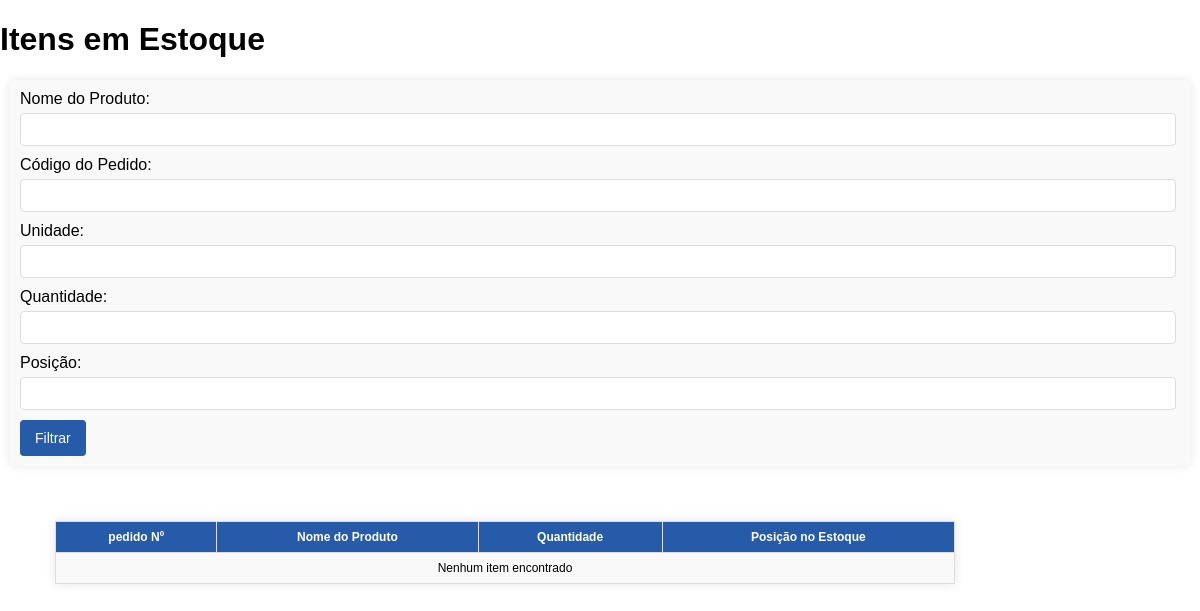
Before: /SENAI_LOGISTICA/home/movimentacao/inventario.php with the older database file.
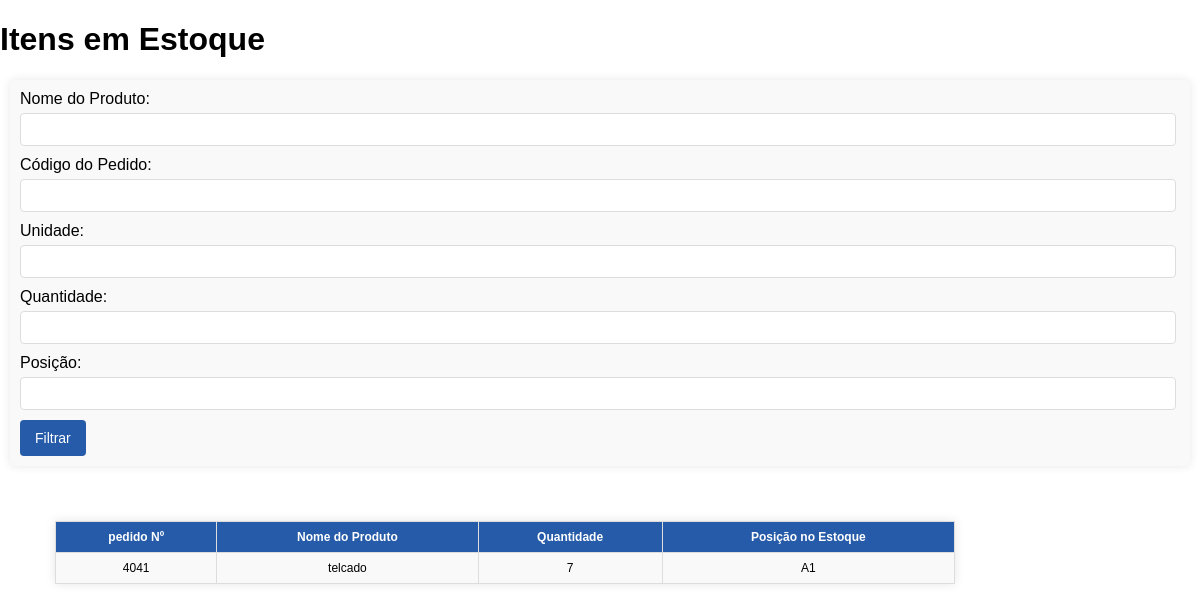
After: the same page with the newer database file.
### tables this page shows
CREATE TABLE `movimentacaopvist` (
  `id` int(11) NOT NULL,
  `produto_id` int(11) NOT NULL,
  `nome_produto` varchar(50) NOT NULL,
  `quantidade` int(11) NOT NULL,
  `status` varchar(20) NOT NULL DEFAULT 'pendente',
  `posicao_estoque` varchar(4) DEFAULT NULL
);

### SENAI_LOGISTICA/home/movimentacao/inventario.php (the view, shortened to what this page needs)
<?php
include 'db_connect.php';
$nome_produto = isset($_GET['nome_produto']) ? $_GET['nome_produto'] : '';
$cod_prod = isset($_GET['cod_prod']) ? $_GET['cod_prod'] : '';
$un_prod = isset($_GET['un_prod']) ? $_GET['un_prod'] : '';
$quantidade = isset($_GET['quantidade']) ? $_GET['quantidade'] : '';
$posicao_estoque = isset($_GET['posicao_estoque']) ? $_GET['posicao_estoque'] : '';
$sql = "SELECT * FROM movimentacaopvist WHERE 1=1";
$result = $conn->query($sql);
?>
<!DOCTYPE html>
<html lang="pt-BR">
<head>
</head>
<body>
    <h1>Itens em Estoque</h1>
    <form class="filter-form" method="get" action="">
        <label for="nome_produto">Nome do Produto:</label>
        <input type="text" id="nome_produto" name="nome_produto" value="<?php echo htmlspecialchars($nome_produto); ?>">
        <label for="cod_prod">Código do Pedido:</label>
        <input type="text" id="cod_prod" name="cod_prod" value="<?php echo htmlspecialchars($cod_prod); ?>">
        <label for="un_prod">Unidade:</label>
        <input type="text" id="un_prod" name="un_prod" value="<?php echo htmlspecialchars($un_prod); ?>">
        <label for="quantidade">Quantidade:</label>
        <input type="number" id="quantidade" name="quantidade" value="<?php echo htmlspecialchars($quantidade); ?>">
        <label for="posicao_estoque">Posição:</label>
        <input type="text" id="posicao_estoque" name="posicao_estoque" value="<?php echo htmlspecialchars($posicao_estoque); ?>">
        <button type="submit">Filtrar</button>
    </form>
    <table>
        <thead>
            <tr>
                <th>pedido Nº</th>
                <th>Nome do Produto</th>
                <th>Quantidade</th>
                <th>Posição no Estoque</th>
            </tr>
        </thead>
        <tbody>
            <?php
            if ($result->num_rows > 0) {
                while ($row = $result->fetch_assoc()) {
                    echo "<tr>
                            <td data-label='Produto ID'>" . $row["produto_id"] . "</td>
                            <td data-label='Nome do Produto'>" . $row["nome_produto"] . "</td>
                            <td data-label='Quantidade'>" . $row["quantidade"] . "</td>
                            <td data-label='Posição no Estoque'>" . $row["posicao_estoque"] . "</td>
                        </tr>";
                }
            } else {
                echo "<tr><td colspan='5' class='no-results'>Nenhum item encontrado</td></tr>";
            }
            ?>
        </tbody>
    </table>
</body>
</html>

Changed rows visible on the page:
added movimentacaopvist: produto "4041", nome_produto "telcado", quantidade "7", posicao_estoque "A1"
Other visible differences:
text no longer shown: "Nenhum item encontrado"
